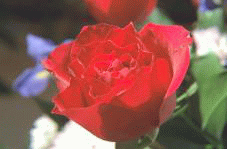
#> input picture lib/jpeg-9a/testimg.bmp, 227 x 149 px; the run also reads 1 picture not shown here
$ python runvif.py ../jpeg-9a/testimg.bmp ../jpeg-9a/testorig.jpg   (Python 2 division)   (older library calls are emulated)
#> lines starting #> are read from the running program, lines starting #| are printed output that depends on the picture; long printed decimals are rounded
### lib/vqm/vifp.py
# -*- coding: utf-8 -*-

"""
Portions Copyright (c) 2014 CiiNOW Inc.
Written by Alex Izvorski <aizvorski@gmail.com>, <alex@ciinow.com>
2014-03-03 Ported from matlab to python/numpy/scipy
2014-03-04 Added utility functions to read/compare images and video
"""

"""
-----------COPYRIGHT NOTICE STARTS WITH THIS LINE------------
Copyright (c) 2005 The University of Texas at Austin
All rights reserved.

Permission is hereby granted, without written agreement and without license or royalty fees, to use, copy,
modify, and distribute this code (the source files) and its documentation for
any purpose, provided that the copyright notice in its entirety appear in all copies of this code, and the
original source of this code, Laboratory for Image and Video Engineering (LIVE, http://live.ece.utexas.edu)
at the University of Texas at Austin (UT Austin,
http://www.utexas.edu), is acknowledged in any publication that reports research using this code. The research
is to be cited in the bibliography as:

H. R. Sheikh and A. C. Bovik, "Image Information and Visual Quality", IEEE Transactions on
Image Processing, (to appear).

IN NO EVENT SHALL THE UNIVERSITY OF TEXAS AT AUSTIN BE LIABLE TO ANY PARTY FOR DIRECT, INDIRECT, SPECIAL, INCIDENTAL,
OR CONSEQUENTIAL DAMAGES ARISING OUT OF THE USE OF THIS DATABASE AND ITS DOCUMENTATION, EVEN IF THE UNIVERSITY OF TEXAS
AT AUSTIN HAS BEEN ADVISED OF THE POSSIBILITY OF SUCH DAMAGE.

THE UNIVERSITY OF TEXAS AT AUSTIN SPECIFICALLY DISCLAIMS ANY WARRANTIES, INCLUDING, BUT NOT LIMITED TO, THE IMPLIED
WARRANTIES OF MERCHANTABILITY AND FITNESS FOR A PARTICULAR PURPOSE. THE DATABASE PROVIDED HEREUNDER IS ON AN "AS IS" BASIS,
AND THE UNIVERSITY OF TEXAS AT AUSTIN HAS NO OBLIGATION TO PROVIDE MAINTENANCE, SUPPORT, UPDATES, ENHANCEMENTS, OR MODIFICATIONS.

-----------COPYRIGHT NOTICE ENDS WITH THIS LINE------------

This software release consists of a MULTISCALE PIXEL DOMAIN, SCALAR GSM implementation of the algorithm described in the paper:

H. R. Sheikh and A. C. Bovik, "Image Information and Visual Quality"., IEEE Transactions on Image Processing, (to appear).
Download manuscript draft from http://live.ece.utexas.edu in the Publications link.

THE PIXEL DOMAIN ALGORITHM IS NOT DESCRIBED IN THE PAPER. THIS IS A COMPUTATIONALLY SIMPLER
DERIVATIVE OF THE ALGORITHM PRESENTED IN THE PAPER

Input : (1) img1: The reference image as a matrix
        (2) img2: The distorted image (order is important)

Output: (1) VIF the visual information fidelity measure between the two images

Default Usage:
   Given 2 test images img1 and img2, whose dynamic range is 0-255

   vif = vifvec(img1, img2);

Advanced Usage:
   Users may want to modify the parameters in the code.
   (1) Modify sigma_nsq to find tune for your image dataset.
Email comments and bug reports to hamid.sheikh@ieee.org
"""


import numpy
import scipy.signal
import scipy.ndimage

def vifp_mscale(ref, dist):
    sigma_nsq=2
    eps = 1e-10

    num = 0.0
    den = 0.0
    for scale in range(1, 5):

        N = 2**(4-scale+1) + 1
        sd = N/5.0

        if (scale > 1):
            ref = scipy.ndimage.gaussian_filter(ref, sd)
            dist = scipy.ndimage.gaussian_filter(dist, sd)
            ref = ref[::2, ::2]
            dist = dist[::2, ::2]

        mu1 = scipy.ndimage.gaussian_filter(ref, sd)
        mu2 = scipy.ndimage.gaussian_filter(dist, sd)
        mu1_sq = mu1 * mu1
        mu2_sq = mu2 * mu2
        mu1_mu2 = mu1 * mu2
        sigma1_sq = scipy.ndimage.gaussian_filter(ref * ref, sd) - mu1_sq
        sigma2_sq = scipy.ndimage.gaussian_filter(dist * dist, sd) - mu2_sq
        sigma12 = scipy.ndimage.gaussian_filter(ref * dist, sd) - mu1_mu2

        sigma1_sq[sigma1_sq<0] = 0
        sigma2_sq[sigma2_sq<0] = 0

        g = sigma12 / (sigma1_sq + eps)
        sv_sq = sigma2_sq - g * sigma12

        g[sigma1_sq<eps] = 0
        sv_sq[sigma1_sq<eps] = sigma2_sq[sigma1_sq<eps]
        sigma1_sq[sigma1_sq<eps] = 0

        g[sigma2_sq<eps] = 0
        sv_sq[sigma2_sq<eps] = 0

        sv_sq[g<0] = sigma2_sq[g<0]
        g[g<0] = 0
        sv_sq[sv_sq<=eps] = eps

        num += numpy.sum(numpy.log10(1 + g * g * sigma1_sq / (sv_sq + sigma_nsq)))
        den += numpy.sum(numpy.log10(1 + sigma1_sq / sigma_nsq))

    vifp = num/den

    return vifp

### lib/vqm/runvif.py
#!/usr/bin/python

import numpy
import sys
import scipy.misc

import vifp

ref_file = sys.argv[1]
dist_file = sys.argv[2]

ref = scipy.misc.imread(ref_file, flatten=True).astype(numpy.float32)
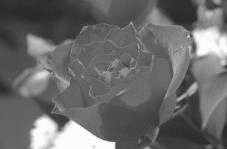
#> ref: shape (149, 227) float32; min 42.83, max 251.1, mean 106.2
dist = scipy.misc.imread(dist_file, flatten=True).astype(numpy.float32)
#> dist: shape (149, 227) float32; min 37.21, max 255, mean 106.2
print vifp.vifp_mscale(ref, dist)
#> the loop in vifp_mscale, `for scale in range(1, 5): ` made 4 passes
#> (num, den) on passes 1 to 4: (33367.9, 61201.6), (46417.2, 74334.7), (49672.9, 77594), (50520, 78440.8)
#> pass 1, in vifp_mscale, `mu1 = scipy.ndimage.gaussian_filter(ref, sd)`:
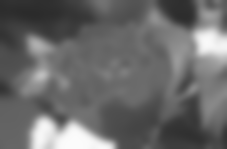
#> mu1: shape (149, 227) float32; min 43.49, max 251.1, mean 106.2
#> pass 1, in vifp_mscale, `mu1_sq = mu1 * mu1`:
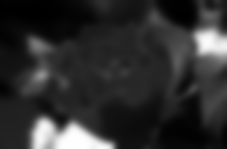
#> mu1_sq: shape (149, 227) float32; min 1891.5, max 63066.8, mean 13162.1; drawn with min black and max white
#> after the loop in vifp_mscale, `for scale in range(1, 5):`: den = 78440.8; num = 50520
#> in vifp_mscale, `vifp = num/den`: vifp = 0.644
#| 0.6441
